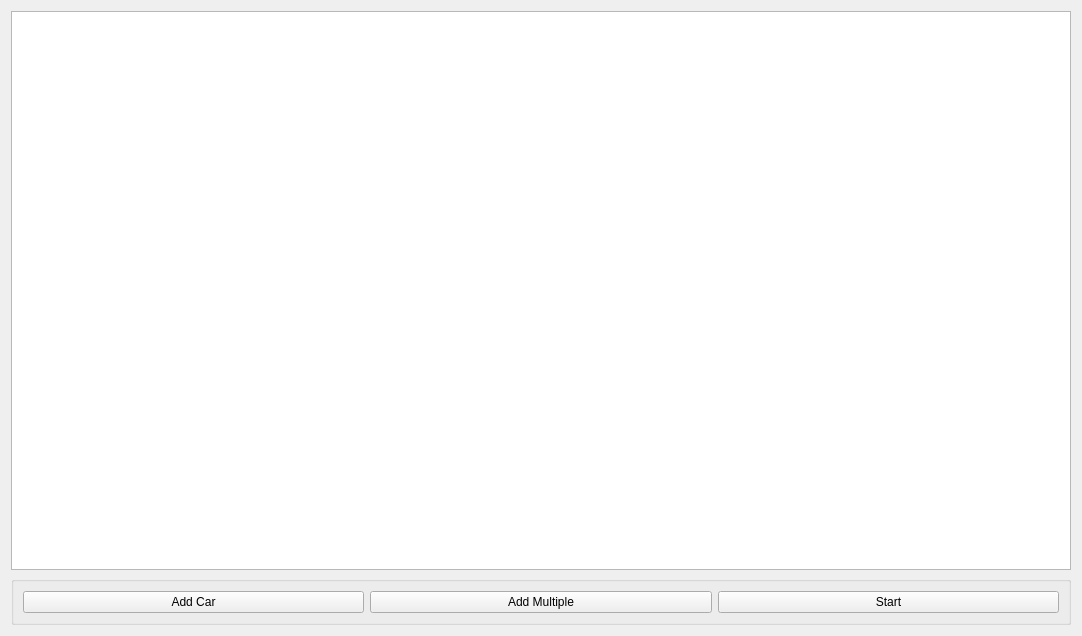
<?xml version="1.0" encoding="UTF-8"?>
<ui version="4.0">
 <class>tableForm</class>
 <widget class="QWidget" name="tableForm">
  <property name="geometry">
   <rect>
    <x>0</x>
    <y>0</y>
    <width>1082</width>
    <height>636</height>
   </rect>
  </property>
  <property name="minimumSize">
   <size>
    <width>1022</width>
    <height>636</height>
   </size>
  </property>
  <property name="windowTitle">
   <string>Lap Table</string>
  </property>
  <layout class="QGridLayout" name="gridLayout">
   <item row="0" column="1">
    <layout class="QVBoxLayout" name="verticalLayout" stretch="0,0">
     <item>
      <widget class="QTableView" name="tableView"/>
     </item>
     <item>
      <widget class="QGroupBox" name="groupBox">
       <property name="title">
        <string/>
       </property>
       <layout class="QGridLayout" name="gridLayout_3">
        <item row="0" column="0">
         <layout class="QGridLayout" name="gridLayout_2">
          <item row="0" column="1" alignment="Qt::AlignVCenter">
           <widget class="QPushButton" name="addBatch">
            <property name="text">
             <string>Add Multiple</string>
            </property>
           </widget>
          </item>
          <item row="0" column="2" alignment="Qt::AlignVCenter">
           <widget class="QPushButton" name="startRace">
            <property name="text">
             <string>Start</string>
            </property>
           </widget>
          </item>
          <item row="0" column="0" alignment="Qt::AlignVCenter">
           <widget class="QPushButton" name="addCar">
            <property name="text">
             <string>Add Car</string>
            </property>
           </widget>
          </item>
         </layout>
        </item>
       </layout>
      </widget>
     </item>
    </layout>
   </item>
  </layout>
 </widget>
 <resources/>
 <connections/>
</ui>
